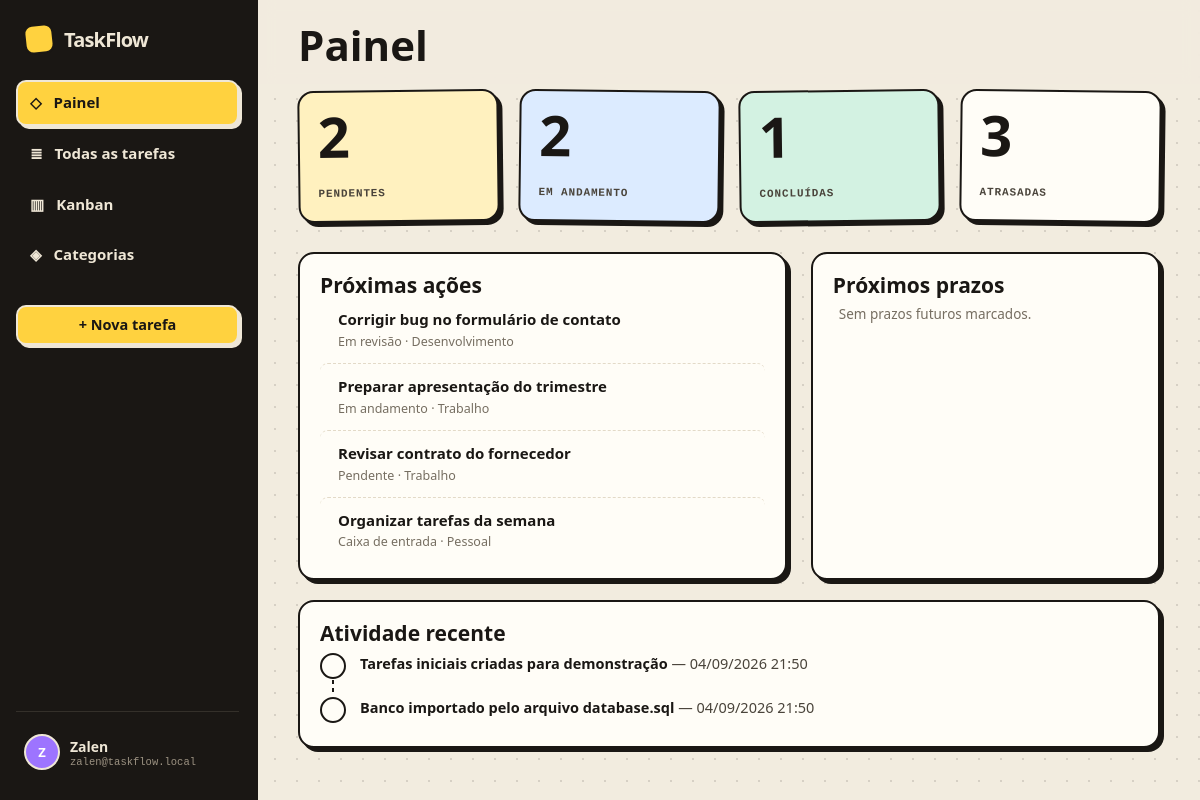
Before: /dashboard.php (signed in) with the older database file.
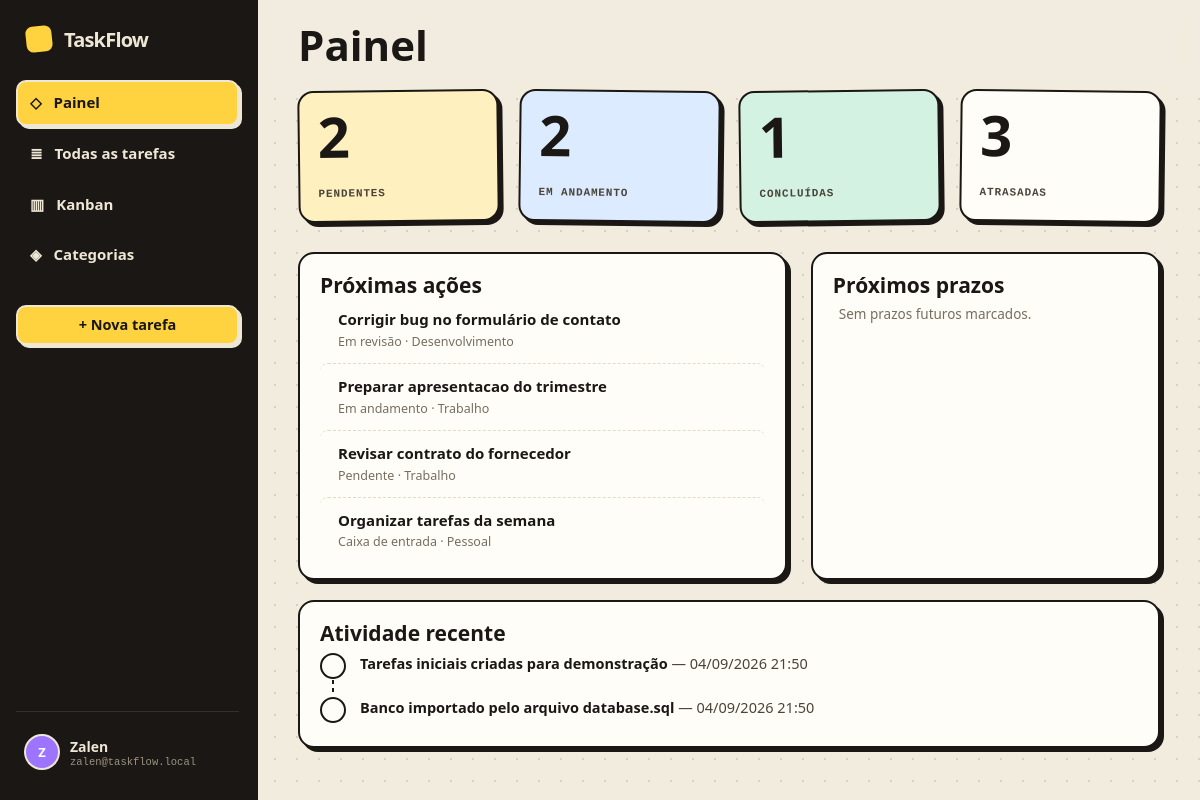
After: the same page with the newer database file.
### tables this page shows
CREATE TABLE tasks (
    id BIGINT UNSIGNED NOT NULL AUTO_INCREMENT,
    user_id INT UNSIGNED NOT NULL,
    title VARCHAR(120) NOT NULL,
    description TEXT NULL,
    category VARCHAR(60) NULL,
    status ENUM('inbox','pending','progress','review','done') NOT NULL DEFAULT 'inbox',
    priority ENUM('low','normal','high','urgent') NOT NULL DEFAULT 'normal',
    due_date DATE NULL,
    created_at TIMESTAMP NOT NULL DEFAULT CURRENT_TIMESTAMP,
    updated_at TIMESTAMP NOT NULL DEFAULT CURRENT_TIMESTAMP ON UPDATE CURRENT_TIMESTAMP,
    PRIMARY KEY (id),
    KEY idx_tasks_user_status (user_id, status),
    KEY idx_tasks_user_due (user_id, due_date),
    KEY idx_tasks_user_category (user_id, category),
    KEY idx_tasks_user_updated (user_id, updated_at),
    CONSTRAINT fk_tasks_user FOREIGN KEY (user_id) REFERENCES users(id) ON DELETE CASCADE
);

### includes/bootstrap.php (called while the page is built, shortened)
<?php
function e(mixed $value): string {
    return htmlspecialchars((string)$value, ENT_QUOTES, 'UTF-8');
}
function statuses(): array {
    return [
        'inbox' => 'Caixa de entrada',
        'pending' => 'Pendente',
        'progress' => 'Em andamento',
        'review' => 'Em revisão',
        'done' => 'Concluída',
    ];
}

### dashboard.php (the view, shortened to what the changed rows need)
<?php
require_once __DIR__ . '/includes/bootstrap.php';
$user = require_auth();
$uid = (int)$user['id'];
$pdo = db();
$stmt = $pdo->prepare(
    "SELECT id, title, description, category, status, priority, due_date
     FROM tasks
     WHERE user_id = :uid AND status <> 'done'
     ORDER BY due_date IS NULL, due_date ASC, FIELD(priority, 'urgent', 'high', 'normal', 'low')
     LIMIT 6"
);
$stmt->execute(['uid' => $uid]);
$next = $stmt->fetchAll();
include __DIR__ . '/includes/header.php';
?>
<div class="grid-2">
    <section class="panel">
        <?php foreach ($next as $task): ?>
            <a class="mini-task" href="tasks.php?action=view&id=<?=e($task['id'])?>">
                <div><div class="tt"><?=e($task['title'])?></div><div class="meta"><?=e(statuses()[$task['status']])?><?=!empty($task['category'])?' · '.e($task['category']):''?></div></div>
            </a>
        <?php endforeach; ?>
    </section>
</div>
<?php include __DIR__ . '/includes/footer.php'; ?>

Changed rows visible on the page:
changed tasks "Em andamento": title "Preparar apresentação do trimestre" → "Preparar apresentacao do trimestre"
